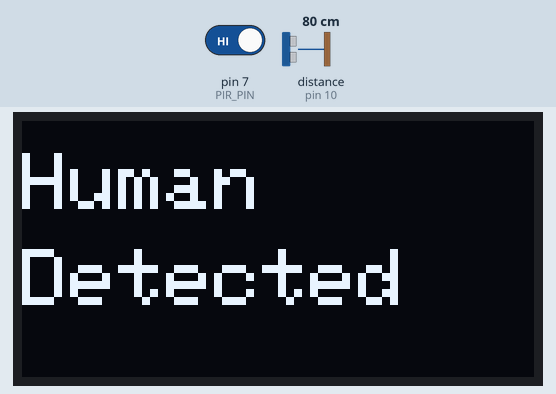
Simulated run of this sketch. Board: Arduino Uno, built with avr-gcc and run on an emulated ATmega328P. Shown: 128×64 one-colour display. Wiring (inferred from the names in the program): ultrasonic range finder: trigger pin 9; echo pin 10. The test bench sets the inputs (shaded band); at power-on: pin 7 (PIR_PIN) HIGH, distance to the obstacle (sensor on pin 10) 80 cm. The echo pulse lasts 58.3 µs per cm; what the sketch prints to the serial monitor is not drawn.

Above: at 1.7 s.
1.8 s: pin 7 (PIR_PIN) driven LOW
6.7 s: pin 7 (PIR_PIN) driven HIGH
At 11.2 s:
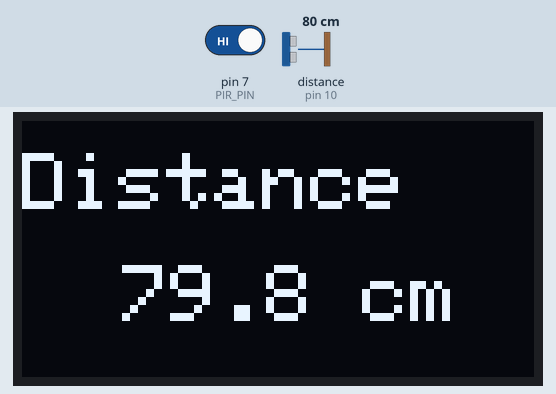
26.5 s: distance to the obstacle (sensor on pin 10) set to 2 cm
At 41.2 s:
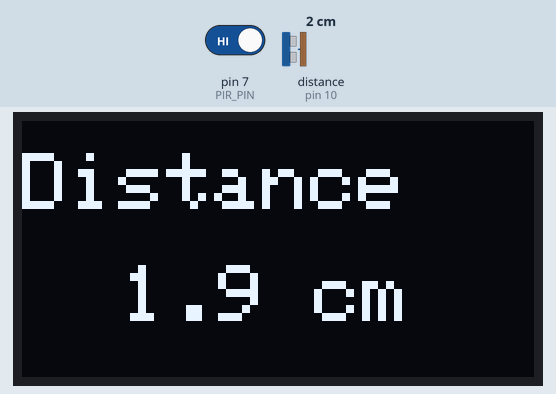
43.7 s: distance to the obstacle (sensor on pin 10) set to 4 cm
At 56.0 s:
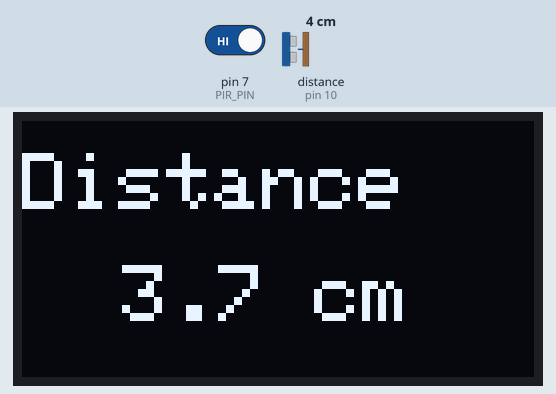
58.8 s: distance to the obstacle (sensor on pin 10) set to 9 cm
At 70.9 s:
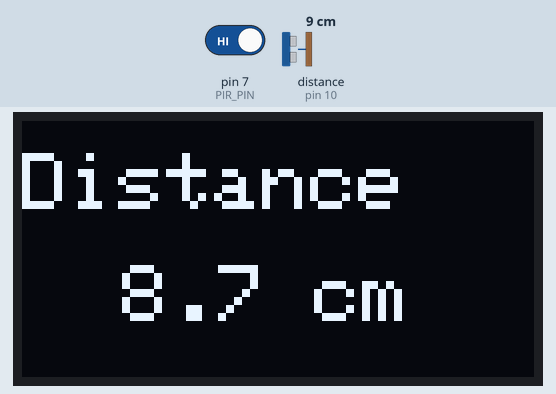
Timing chart, 0 to 72.4 s (numbered marks = the images above; inputs shaded):
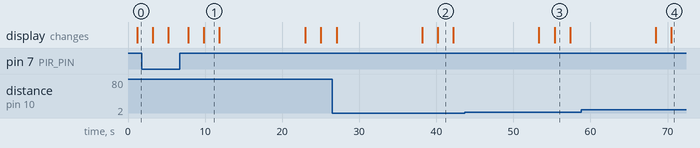

The sketch:

PIR_Ultrasonic_Human_Detection.ino
```cpp
#include <Wire.h>
#include <Adafruit_GFX.h>
#include <Adafruit_SSD1306.h>

#define SCREEN_WIDTH 128
#define SCREEN_HEIGHT 64
#define OLED_RESET -1

Adafruit_SSD1306 display(SCREEN_WIDTH, SCREEN_HEIGHT, &Wire, OLED_RESET);

// -------------------- Pin Definitions --------------------
const byte TRIG_PIN = 9;
const byte ECHO_PIN = 10;
const byte PIR_PIN  = 7;

const int MAX_DISTANCE = 300;      // cm
const int TOTAL_READINGS = 5;

const unsigned long PIR_CONFIRM_TIME = 200;     // ms
const unsigned long DISPLAY_TIME = 2000;        // ms
const unsigned long PIR_LOW_TIMEOUT = 10000;    // ms

// -------------------- State Machine --------------------
enum SystemState
{
  STANDBY,
  MEASURE,
  DISPLAY_RESULT,
  WAIT_PIR_LOW
};

SystemState currentState = STANDBY;

// -------------------- Variables --------------------
bool distanceValid = false;
float finalDistance = 0;

bool outOfRange = false;

// ----------------- Function Prototypes ---------------
bool confirmPIR();

bool getDistance(float &distance);

float getFilteredDistance();

void displayHumanDetected(float distance);

void displayOutOfRange();

void waitForPIRLow();

void clearOLED();

// --------------- SETUP -------------------
void setup()
{
  pinMode(TRIG_PIN, OUTPUT);
  pinMode(ECHO_PIN, INPUT);

  pinMode(PIR_PIN, INPUT);

  digitalWrite(TRIG_PIN, LOW);

  Wire.begin();

  display.begin(SSD1306_SWITCHCAPVCC, 0x3C);

  display.clearDisplay();
  display.display();

  clearOLED();

  Serial.begin(9600);
}

// ----------------- LOOP ---------------------
void loop()
{
  switch (currentState)
  {

    // ----------- STANDBY --------------------
    case STANDBY:
      clearOLED();
      if (confirmPIR())
      {
        currentState = MEASURE;
      }
      break;

    // -------- MEASUREMENT ---------------------
    case MEASURE:

  for (int i = 0; i < 5; i++)
  {
    float d;

    if (getDistance(d))
    {
      Serial.print("Reading ");
      Serial.print(i + 1);
      Serial.print(" = ");
      Serial.println(d);
    }
    else
    {
      Serial.print("Reading ");
      Serial.print(i + 1);
      Serial.println(" = INVALID");
    }

    delay(100);
  }

  finalDistance = getFilteredDistance();

  Serial.print("Final Distance = ");
  Serial.println(finalDistance);

  if (finalDistance < 0)
  {
    distanceValid = false;
  }
  else
  {
    distanceValid = true;
  }

  currentState = DISPLAY_RESULT;
  break;
    // --------------- DISPLAY --------------------
    case DISPLAY_RESULT:

      if (distanceValid)
      {
        displayHumanDetected(finalDistance);
      }
      else
      {
        displayOutOfRange();
      }

      currentState = WAIT_PIR_LOW;

      break;

    // -------------- WAIT UNTIL PIR RETURNS LOW -----------------
    case WAIT_PIR_LOW:

      waitForPIRLow();

      currentState = STANDBY;

      break;
  }
}

// ---------- PIR CONFIRMATION --------------------------
bool confirmPIR()
{
  if (digitalRead(PIR_PIN) == LOW)
    return false;

  unsigned long startTime = millis();

  while (millis() - startTime < PIR_CONFIRM_TIME)
  {
    if (digitalRead(PIR_PIN) == LOW)
      return false;
  }

  return true;
}

bool getDistance(float &distance)
{
  digitalWrite(TRIG_PIN, LOW);
  delayMicroseconds(5);

  digitalWrite(TRIG_PIN, HIGH);
  delayMicroseconds(10);
  digitalWrite(TRIG_PIN, LOW);

  // Timeout corresponds to ~300 cm
  unsigned long duration = pulseIn(ECHO_PIN, HIGH, 25000);

  if (duration == 0)
  {
    return false;
  }

  distance = duration/ 58.2;
  Serial.print("Duration = ");
  Serial.print(duration);
  Serial.print(" us   Distance = ");
  Serial.println(distance);

  if (distance <= 0 || distance > MAX_DISTANCE)
  {
    return false;
  }

  return true;
}

float getFilteredDistance()
{
  float readings[TOTAL_READINGS];
  int validCount = 0;

  // Take EXACTLY 5 measurements
  for (int i = 0; i < TOTAL_READINGS; i++)
  {
    float d;

    if (getDistance(d))
    {
      readings[validCount] = d;
      validCount++;
    }

    delay(60);
  }

  // Less than 3 valid readings = Out of Range
  if (validCount < 3)
  {
    return -1;
  }

  // If all 5 readings are valid, use trimmed mean
  if (validCount == 5)
  {
    // Bubble Sort
    for (int i = 0; i < validCount - 1; i++)
    {
      for (int j = 0; j < validCount - i - 1; j++)
      {
        if (readings[j] > readings[j + 1])
        {
          float temp = readings[j];
          readings[j] = readings[j + 1];
          readings[j + 1] = temp;
        }
      }
    }

    return (readings[1] + readings[2] + readings[3]) / 3.0;
  }

  // Average valid readings (3 or 4 valid)
  float sum = 0;

  for (int i = 0; i < validCount; i++)
  {
    sum += readings[i];
  }

  return sum / validCount;
}

// DISPLAY
// HUMAN DETECTED
void displayHumanDetected(float distance)
{
  display.clearDisplay();

  display.setTextSize(2);
  display.setTextColor(SSD1306_WHITE);

  display.setCursor(0, 8);
  display.println("Human");

  display.setCursor(0, 32);
  display.println("Detected");

  display.display();

  delay(DISPLAY_TIME);

  display.clearDisplay();

  display.setTextSize(2);

  display.setCursor(0, 8);
  display.println("Distance");

  display.setTextSize(2);

  display.setCursor(25, 36);
  display.print(distance, 1);
  display.print(" cm");

  display.display();

  delay(DISPLAY_TIME);

  clearOLED();
}

// DISPLAY
// OUT OF RANGE
void displayOutOfRange()
{
  display.clearDisplay();

  display.setTextSize(2);

  display.setCursor(0, 10);
  display.println("Motion");

  display.setCursor(0, 34);
  display.println("Detected");

  display.display();

  delay(DISPLAY_TIME);

  display.clearDisplay();

  display.setTextSize(2);

  display.setCursor(0, 20);
  display.println("Out of");

  display.setCursor(15, 45);
  display.println("Range");

  display.display();

  delay(DISPLAY_TIME);

  clearOLED();
}

// WAIT UNTIL PIR RETURNS LOW
// Timeout = 10 Seconds
void waitForPIRLow()
{
  unsigned long start = millis();

  while (digitalRead(PIR_PIN) == HIGH)
  {
    if (millis() - start >= PIR_LOW_TIMEOUT)
    {
      break;
    }

    delay(20);
  }

  clearOLED();
}

// OLED OFF
void clearOLED()
{
  display.clearDisplay();
  display.display();
}
```

Measured:
- after the input at 6.7 s, the display: first changes after 1.1 s (image 1 shows a later state)
- what the display in image 1 shows lasts 2.1 s, from 9.8 s to 11.9 s
